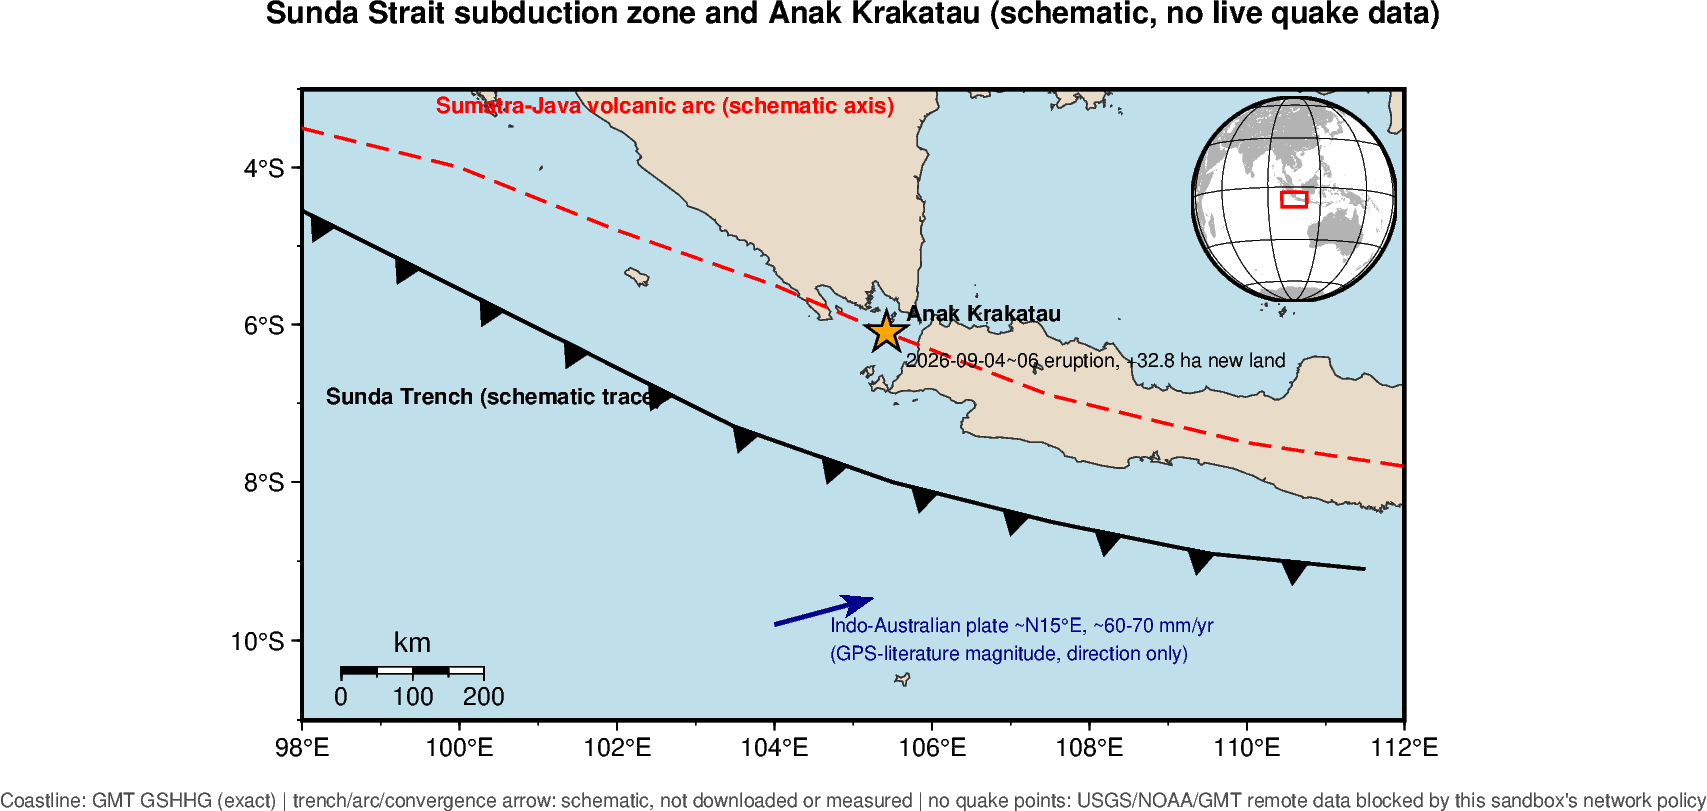

Reproduce this figure in Python.
"""巽他海峽（喀拉喀托之子）板塊構造脈絡圖：示意版，不含即時地震目錄。

背景：2026-09-04 至 06，印尼「喀拉喀托之子」（Anak Krakatau）火山活動約 25 小時，
熔岩與噴發物堆積使火山陸地面積增加約 32.8 公頃，西北側、東南側各出現一處新地貌
（距火山岸線約 760 m、495 m）；印尼能源礦產部地質局尚未認定為新火山島或新火口。
新聞來源：NOWnews〈火山噴發後冒出2座島？印尼巽他海峽新陸地 地質局證實地貌變化〉
(https://www.nownews.com/news/6878103)。

這支程式只用 GMT 內建、可離線讀取的資料（海岸線 GSHHG、國界 DCW），
刻意不畫地震點：本次執行環境的網路政策封鎖了 earthquake.usgs.gov、
www.ngdc.noaa.gov 與 GMT 遠端地形伺服器，抓不到即時地震目錄、火山目錄或
全球地形網格，畫不出示範程式（如 pygmt-map-lab/examples/02_region_map_section.py）
那種「地形 + 三段深度地震 + A-B 剖面」的資料驅動圖。

因此本圖只標三件確定的事：海岸線（GMT GSHHG，精確）、喀拉喀托之子座標
（105.423E, 6.102S，公開文獻座標）、隱沒帶大略走向與聚合方向（示意線，
依 Bird 2003 / Hall 2002 一類的板塊模型概念繪製，非量測或下載資料，僅供
方向判斷）。圖上文字改用英文，理由與課程範例一致：GMT 預設 PostScript 字型
不含中文字型，直接寫中文會變亂碼。真正的地震分布、深度分級與 A-B 剖面，
留給 dataviz_map_section.py（資料驅動版，需要對外連線）。

輸出：context_map.png
需要：pygmt 0.17（僅用本機 GSHHG／DCW，不連網）。
"""
import pygmt

OUT = "context_map.png"

REGION = [98, 112, -11, -3]  # west, east, south, north (deg): S.Sumatra - Sunda Strait - W.Java - offshore trench

# Anak Krakatau, published coordinates
KRAKATAU = (105.423, -6.102)

# Schematic Sunda Trench trace, Sumatra segment bending into Java segment (hand-drawn, not downloaded)
TRENCH_LON = [97.5, 99.5, 101.5, 103.5, 105.5, 107.5, 109.5, 111.5]
TRENCH_LAT = [-4.3, -5.3, -6.3, -7.3, -8.0, -8.5, -8.9, -9.1]

# Schematic Sumatra-Java volcanic arc axis (hand-drawn, not downloaded)
ARC_LON = [98.0, 100.0, 102.0, 104.0, 105.423, 107.5, 110.0, 112.0]
ARC_LAT = [-3.5, -4.0, -4.8, -5.5, -6.102, -6.9, -7.5, -7.8]

fig = pygmt.Figure()
pygmt.config(FONT_ANNOT_PRIMARY="9p", FONT_LABEL="10p", FONT_TITLE="11p", MAP_FRAME_TYPE="plain")

fig.coast(
    region=REGION, projection="M14c",
    land="#e8dcc8", water="#bfe0ea", shorelines="0.4p,gray20",
    borders="1/0.5p,gray50,--", resolution="i",
    frame=["af", "+tSunda Strait subduction zone and Anak Krakatau (schematic, no live quake data)"],
)

# Schematic trench line, teeth point toward the subduction (downgoing) side
fig.plot(x=TRENCH_LON, y=TRENCH_LAT, pen="1.2p,black",
         style="f1.2c/0.3c+r+t+o0.3c", fill="black")
fig.text(x=98.3, y=-6.9, text="Sunda Trench (schematic trace)",
         font="8p,Helvetica-Bold,black", justify="LM")

# Schematic volcanic-arc axis
fig.plot(x=ARC_LON, y=ARC_LAT, pen="1p,red,--")
fig.text(x=99.7, y=-3.3, text="Sumatra-Java volcanic arc (schematic axis)",
         font="8p,Helvetica-Bold,red", justify="LB")

# Convergence direction: Indo-Australian plate relative to Sunda block, ~N15E, ~60-70 mm/yr
# (typical GPS-literature magnitude, e.g. Bock et al. 2003; shown for direction only, not measured here)
fig.plot(x=[104.0], y=[-9.8], style="v0.4c+e+a40", direction=[[15], [1.3]],
         pen="1.5p,darkblue", fill="darkblue")
fig.text(x=104.7, y=-9.8, text="Indo-Australian plate ~N15\\260E, ~60-70 mm/yr",
         font="7p,darkblue", justify="LM")
fig.text(x=104.7, y=-10.15, text="(GPS-literature magnitude, direction only)",
         font="7p,darkblue", justify="LM")

# Anak Krakatau: star + label + news-event annotation
fig.plot(x=[KRAKATAU[0]], y=[KRAKATAU[1]], style="a0.55c", fill="orange", pen="0.8p,black")
fig.text(x=KRAKATAU[0], y=KRAKATAU[1], text="Anak Krakatau",
         font="8p,Helvetica-Bold,black", justify="BL", offset="0.25c/0.15c")
fig.text(x=KRAKATAU[0], y=KRAKATAU[1], text="2026-09-04~06 eruption, +32.8 ha new land",
         font="7p,black", justify="TL", offset="0.25c/-0.25c")

fig.basemap(map_scale=f"jBL+c{(REGION[2]+REGION[3])/2}+w200k+o0.5c/0.5c+f+lkm")

with fig.inset(position="jTR+w2.6c+o0.1c"):
    fig.coast(region="g", projection=f"G{(REGION[0]+REGION[1])/2}/{(REGION[2]+REGION[3])/2}/2.6c",
              land="gray70", water="white", frame="g")
    fig.plot(x=[REGION[0], REGION[1], REGION[1], REGION[0]], y=[REGION[2], REGION[2], REGION[3], REGION[3]],
             close=True, pen="1p,red")

fig.text(text="Coastline: GMT GSHHG (exact) | trench/arc/convergence arrow: schematic, not downloaded or measured | "
              "no quake points: USGS/NOAA/GMT remote data blocked by this sandbox's network policy",
         position="BC", offset="0c/-1.1c", font="7p,gray30", no_clip=True)

fig.savefig(OUT, dpi=200)
print("saved", OUT)
